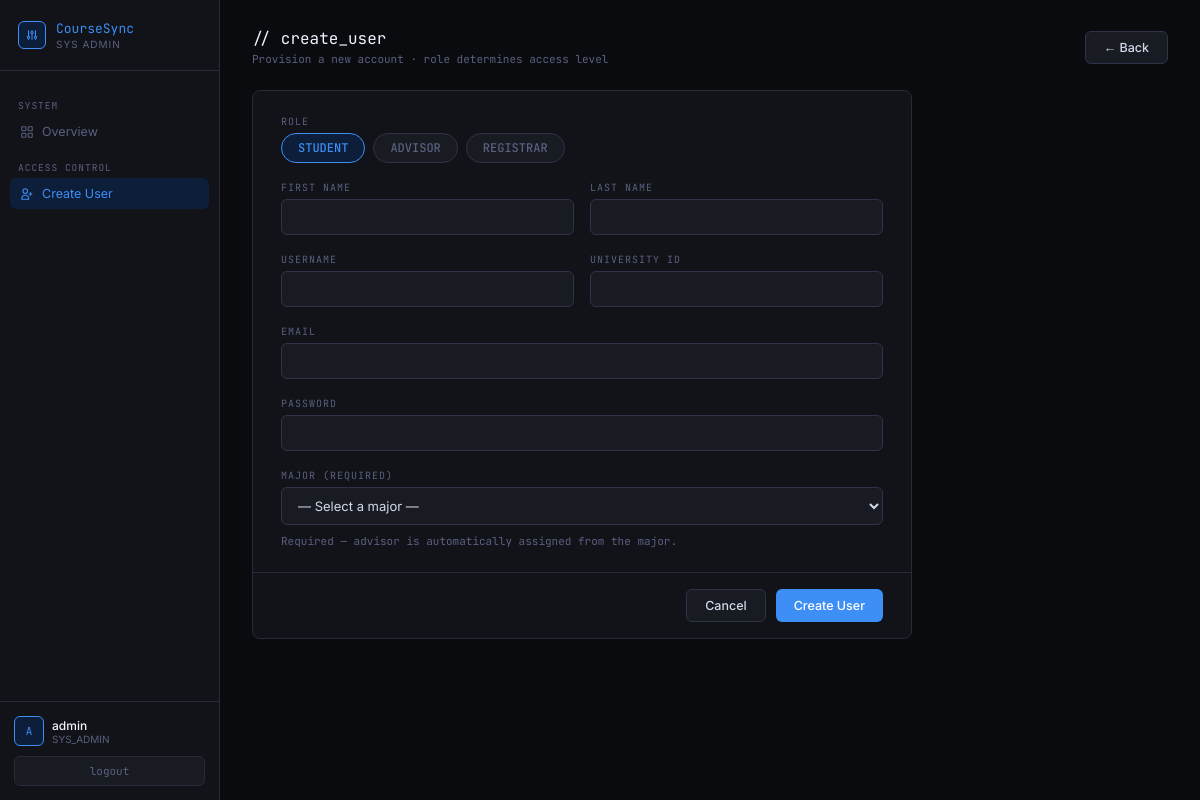
The app's page /users/new/ (signed in), older data.
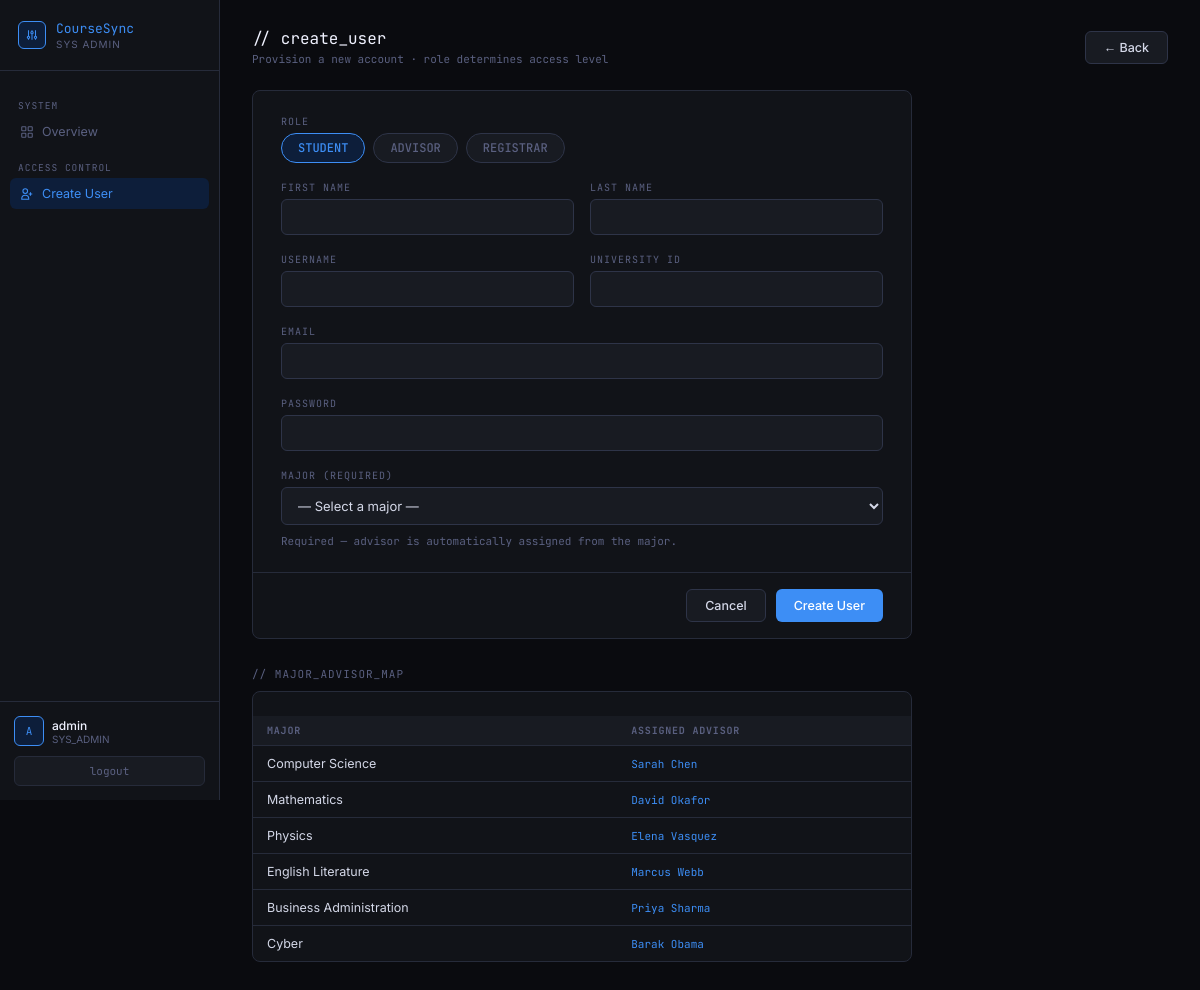
The same page, newer data.
### academics/models.py (models this page shows)
class Major(models.Model):
    name = models.CharField(max_length=100, unique=True)
    advisor = models.OneToOneField(
        User,
        on_delete=models.SET_NULL,
        null=True,
        blank=True,
        related_name="advised_major",
        limit_choices_to={"role": "advisor"},
    )
    def __str__(self):
        return self.name

### accounts/models.py (models this page shows, shortened)
class User(AbstractUser):
    class Roles(models.TextChoices):
        STUDENT = "student", "Student"
        PROFESSOR = "professor", "Professor"
        ADVISOR = "advisor", "Advisor"
        REGISTRAR = "registrar", "Registrar"
        SYSADMIN = "sysadmin", "System Admin"
    role = models.CharField(max_length=20, choices=Roles.choices)
    university_id = models.CharField(max_length=20, unique=True, null=True, blank=True)

### academics/views.py (the view)
# urls.py: path("users/new/", create_user, name="create_user"),
@login_required
@role_required("sysadmin")
def create_user(request):
    majors = Major.objects.select_related("advisor").all()
    form = CreateUserForm(request.POST or None)
    if request.method == "POST" and form.is_valid():
        form.save()
        return redirect("sysadmin_dashboard")
    return render(request, "create_user.html", {"form": form, "majors": majors})

### academics/forms.py (shortened to what this page needs)
class CreateUserForm(forms.Form):
    ROLE_CHOICES = [
        ("student", "Student"),
        ("advisor", "Advisor"),
        ("registrar", "Registrar"),
    ]
    role = forms.ChoiceField(choices=ROLE_CHOICES)
    first_name = forms.CharField(max_length=150)
    last_name = forms.CharField(max_length=150)
    username = forms.CharField(max_length=150)
    email = forms.EmailField(required=False)
    university_id = forms.CharField(max_length=20, required=False)
    password = forms.CharField(widget=forms.PasswordInput)
    major = forms.ModelChoiceField(
        queryset=Major.objects.select_related("advisor").all(),
        required=False,
        empty_label="— Select a major —",
    )

### templates/create_user.html (shortened to what the changed rows need)
{% load static %}
<!DOCTYPE html>
<html lang="en">
<head>
  <link rel="stylesheet" href="{% static 'css/sysadmin.css' %}">
</head>
<body>
<div class="shell">
  <main class="main">
    <div class="page-header">
      <div>
      </div>
      <a href="{% url 'sysadmin_dashboard' %}" class="btn btn-ghost">← Back</a>
    </div>
    <div class="form-card">
      <form method="post" id="create-user-form">
      </form>
    </div>
    {% if majors %}
    <div class="section-label">// major_advisor_map</div>
    <div class="form-card" style="max-width:660px">
      <table class="major-table">
        <thead>
          <tr><th>Major</th><th>Assigned Advisor</th></tr>
        </thead>
        <tbody>
          {% for major in majors %}
          <tr>
            <td>{{ major.name }}</td>
            <td>
              {% if major.advisor %}
                <span class="advisor-name">{{ major.advisor.get_full_name|default:major.advisor.username }}</span>
              {% else %}
                <span style="color:var(--muted)">— unassigned —</span>
              {% endif %}
            </td>
          </tr>
          {% endfor %}
        </tbody>
      </table>
    </div>
    {% endif %}
  </main>
</div>
</body>
</html>

Row changes from the older to the newer data that the page shows:
added Major: name "Computer Science", advisor.get_full_name "Sarah Chen"
added Major: name "Mathematics", advisor.get_full_name "David Okafor"
added Major: name "Physics", advisor.get_full_name "Elena Vasquez"
added Major: name "English Literature", advisor.get_full_name "Marcus Webb"
added Major: name "Business Administration", advisor.get_full_name "Priya Sharma"
added Major: name "Cyber", advisor.get_full_name "Barak Obama"
Text that changed along with them:
text now shown: "// MAJOR_ADVISOR_MAP MAJOR ASSIGNED ADVISOR"
